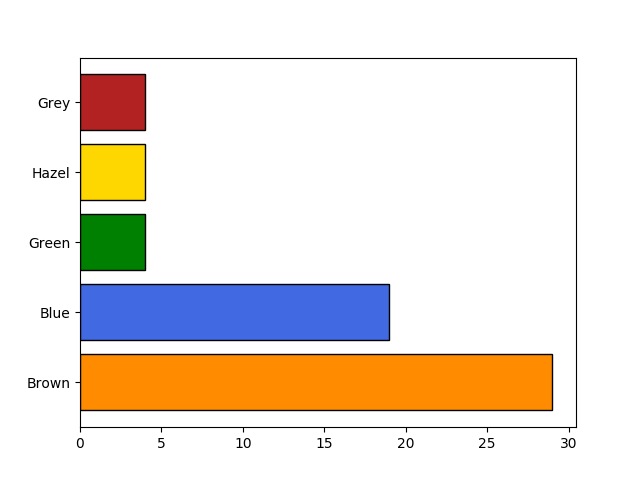

Generate this figure with Python:
from collections import Counter

import matplotlib.pyplot as plt
import pandas as pd

df = pd.read_csv('../../../data/data.csv')
data = Counter(df['Eye Colour'])

colours = data.keys()
frequencies = list(data.values())
positions = list(range(len(colours)))

fig, ax = plt.subplots(1)

ax.barh(positions, frequencies, edgecolor='black',
        color=['darkorange', 'royalblue', 'green', 'gold', 'firebrick'])
ax.set_yticks(positions)
ax.set_yticklabels(colours)

fig.savefig('plot.png')
